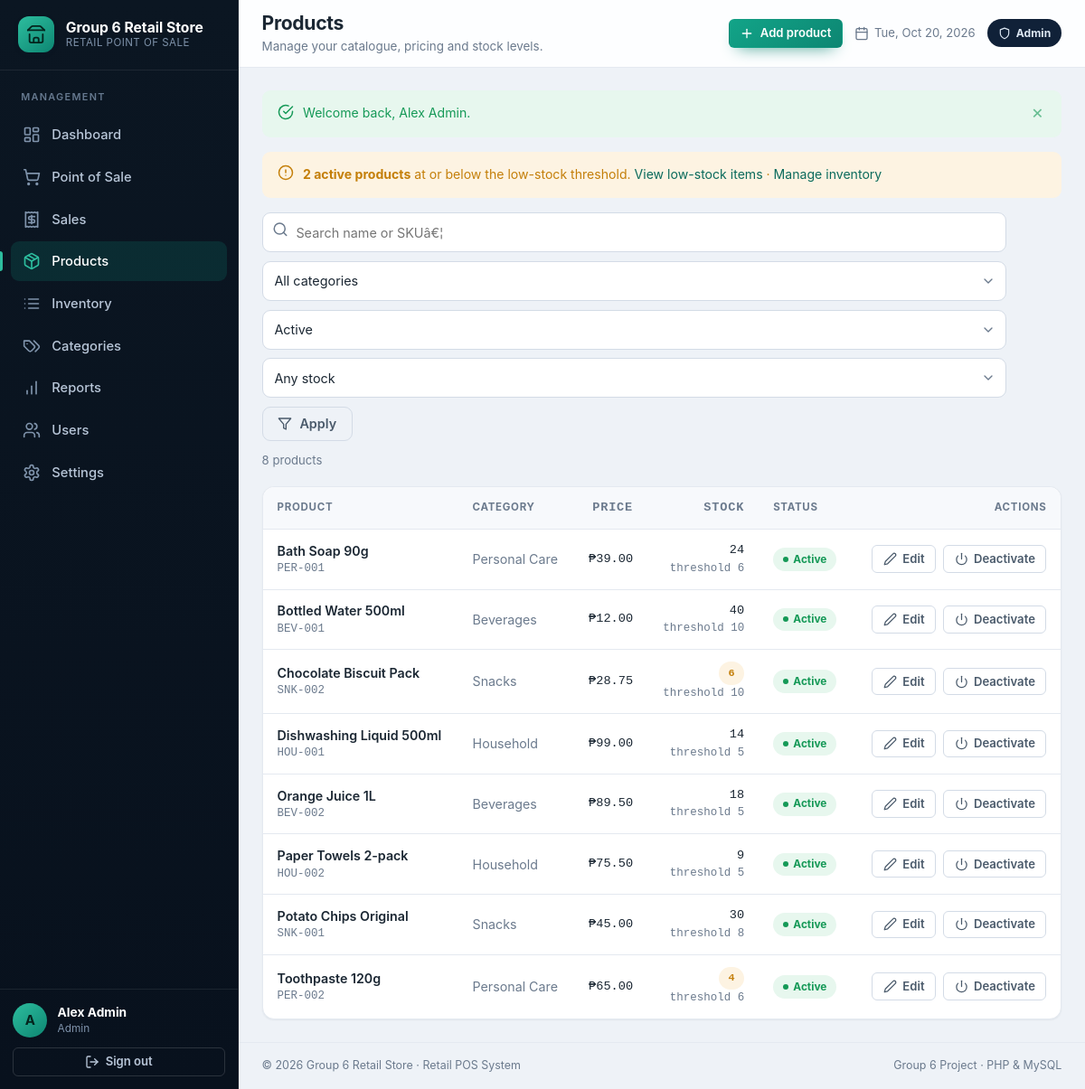
/admin/products.php (signed in), run on the app's committed database.
### tables this page shows
CREATE TABLE `users` (
  `id`            BIGINT UNSIGNED NOT NULL AUTO_INCREMENT,
  `name`          VARCHAR(100)    NOT NULL,
  `username`      VARCHAR(50)     NOT NULL,
  `email`         VARCHAR(150)    DEFAULT NULL,
  `password_hash` VARCHAR(255)    NOT NULL COMMENT 'password_hash() / bcrypt output',
  `role`          ENUM('admin','cashier') NOT NULL DEFAULT 'cashier',
  `status`        TINYINT(1)      NOT NULL DEFAULT 1 COMMENT '1 = active, 0 = inactive',
  `last_login_at` DATETIME        DEFAULT NULL,
  `created_at`    TIMESTAMP       NOT NULL DEFAULT CURRENT_TIMESTAMP,
  `updated_at`    TIMESTAMP       NOT NULL DEFAULT CURRENT_TIMESTAMP ON UPDATE CURRENT_TIMESTAMP,
  PRIMARY KEY (`id`),
  UNIQUE KEY `uq_users_username` (`username`),
  UNIQUE KEY `uq_users_email` (`email`),
  KEY `idx_users_role_status` (`role`, `status`)
);

CREATE TABLE `products` (
  `id`                  BIGINT UNSIGNED NOT NULL AUTO_INCREMENT,
  `category_id`         INT UNSIGNED    DEFAULT NULL,
  `sku`                 VARCHAR(50)     NOT NULL,
  `name`                VARCHAR(150)    NOT NULL,
  `description`         VARCHAR(500)    DEFAULT NULL,
  `price`               DECIMAL(10,2)   NOT NULL,
  `stock_quantity`      INT UNSIGNED    NOT NULL DEFAULT 0,
  `low_stock_threshold` INT UNSIGNED    NOT NULL DEFAULT 5,
  `status`              TINYINT(1)      NOT NULL DEFAULT 1 COMMENT '1 = active, 0 = inactive',
  `created_at`          TIMESTAMP       NOT NULL DEFAULT CURRENT_TIMESTAMP,
  `updated_at`          TIMESTAMP       NOT NULL DEFAULT CURRENT_TIMESTAMP ON UPDATE CURRENT_TIMESTAMP,
  PRIMARY KEY (`id`),
  UNIQUE KEY `uq_products_sku` (`sku`),
  KEY `idx_products_name` (`name`),
  KEY `idx_products_category` (`category_id`),
  KEY `idx_products_status_stock` (`status`, `stock_quantity`),
  CONSTRAINT `fk_products_category` FOREIGN KEY (`category_id`)
    REFERENCES `categories` (`id`) ON DELETE SET NULL ON UPDATE CASCADE,
  CONSTRAINT `chk_products_price` CHECK (`price` >= 0),
  CONSTRAINT `chk_products_stock` CHECK (`stock_quantity` >= 0),
  CONSTRAINT `chk_products_threshold` CHECK (`low_stock_threshold` >= 0)
);

CREATE TABLE `categories` (
  `id`          INT UNSIGNED  NOT NULL AUTO_INCREMENT,
  `name`        VARCHAR(100)  NOT NULL,
  `description` VARCHAR(255)  DEFAULT NULL,
  `status`      TINYINT(1)    NOT NULL DEFAULT 1 COMMENT '1 = active, 0 = inactive',
  `created_at`  TIMESTAMP     NOT NULL DEFAULT CURRENT_TIMESTAMP,
  `updated_at`  TIMESTAMP     NOT NULL DEFAULT CURRENT_TIMESTAMP ON UPDATE CURRENT_TIMESTAMP,
  PRIMARY KEY (`id`),
  UNIQUE KEY `uq_categories_name` (`name`)
);

### admin/products.php (the view, shortened to what the rows shown need)
<?php
$user = require_admin();
$pdo  = db();
$search     = get('q', '');
$categoryId = (int) get('category', 0);
$status     = get('status', 'active');
$stock      = get('stock', '');
$where  = [];
$params = [];
if ($status === 'active') {
    $where[] = 'p.status = 1';
} elseif ($status === 'inactive') {
    $where[] = 'p.status = 0';
}
$whereSql = $where ? 'WHERE ' . implode(' AND ', $where) : '';
$count = $pdo->prepare("SELECT COUNT(*) FROM products p $whereSql");
$count->execute($params);
$pg = paginate((int) $count->fetchColumn(), 15);
$sql = "SELECT p.*, c.name AS category_name
        FROM products p
        LEFT JOIN categories c ON c.id = p.category_id
        $whereSql
        ORDER BY p.status DESC, p.name
        LIMIT {$pg['per_page']} OFFSET {$pg['offset']}";
$stmt = $pdo->prepare($sql);
$stmt->execute($params);
$products = $stmt->fetchAll();
$returnQuery = http_build_query(array_filter([
    'q' => $search, 'category' => $categoryId ?: '', 'status' => $status, 'stock' => $stock, 'page' => $pg['page'],
]));
$_page_title    = 'Products';
$_page_actions  = '<a class="btn btn--primary btn--sm" href="' . e(url('admin/product_form.php')) . '">' . icon('plus', 'icon', 16) . ' Add product</a>';
require __DIR__ . '/../includes/header.php';
?>
<div class="card">
    <?php if (!$products): ?>
        <div class="state">
            <div class="state__icon"><?= icon('package', 'icon', 32) ?></div>
            <p class="state__title">No products found</p>
            <p class="state__text">Adjust your filters or add a new product to the catalogue.</p>
            <a class="btn btn--primary" href="<?= e(url('admin/product_form.php')) ?>"><?= icon('plus', 'icon', 18) ?> Add product</a>
        </div>
    <?php else: ?>
        <div class="table-wrap">
            <table class="table">
                <thead>
                    <tr>
                        <th>Product</th>
                        <th>Category</th>
                        <th class="num">Price</th>
                        <th class="num">Stock</th>
                        <th>Status</th>
                        <th class="actions">Actions</th>
                    </tr>
                </thead>
                <tbody>
                    <?php foreach ($products as $p):
                        $low = (int) $p['stock_quantity'] <= (int) $p['low_stock_threshold'];
                        $out = (int) $p['stock_quantity'] === 0;
                    ?>
                        <tr>
                            <td>
                                <div class="cell-title"><?= e($p['name']) ?></div>
                                <div class="cell-sub mono"><?= e($p['sku']) ?></div>
                            </td>
                            <td class="text-muted"><?= e($p['category_name'] ?? 'â€”') ?></td>
                            <td class="num"><?= e(money((float) $p['price'])) ?></td>
                            <td class="num">
                                <?php if ($out): ?>
                                    <span class="badge badge--danger">0</span>
                                <?php elseif ($low): ?>
                                    <span class="badge badge--warning"><?= (int) $p['stock_quantity'] ?></span>
                                <?php else: ?>
                                    <?= (int) $p['stock_quantity'] ?>
                                <?php endif; ?>
                                <div class="cell-sub">threshold <?= (int) $p['low_stock_threshold'] ?></div>
                            </td>
                            <td>
                                <?php if ((int) $p['status'] === 1): ?>
                                    <span class="badge badge--success"><span class="dot"></span>Active</span>
                                <?php else: ?>
                                    <span class="badge badge--muted">Inactive</span>
                                <?php endif; ?>
                            </td>
                            <td class="actions">
                                <a class="btn btn--ghost btn--sm" href="<?= e(url('admin/product_form.php?id=' . (int) $p['id'])) ?>"><?= icon('edit', 'icon', 15) ?> Edit</a>
                                <form method="post" action="<?= e(url('admin/products.php?return=' . rawurlencode($returnQuery))) ?>" class="inline-form" data-confirm="<?= (int) $p['status'] === 1 ? 'Deactivate' : 'Activate' ?> â€œ<?= e($p['name']) ?>â€?">
                                    <button class="btn btn--ghost btn--sm" type="submit"><?= icon('power', 'icon', 15) ?> <?= (int) $p['status'] === 1 ? 'Deactivate' : 'Activate' ?></button>
                                </form>
                            </td>
                        </tr>
                    <?php endforeach; ?>
                </tbody>
            </table>
        </div>
    <?php endif; ?>
</div>
<?php require __DIR__ . '/../includes/footer.php'; ?>

### includes/icons.php (shortened to what the rows shown need)
<?php
function icon(string $name, string $class = 'icon', int $size = 20): string
{
    $body = $paths[$name] ?? $paths['info'];
    return sprintf(
        '<svg class="%s" width="%d" height="%d" viewBox="0 0 24 24" fill="none" stroke="currentColor" stroke-width="2" stroke-linecap="round" stroke-linejoin="round" aria-hidden="true">%s</svg>',
        e($class),
        $size,
        $size,
        $body
    );
}

### includes/header.php (shortened to what the rows shown need)
<?php
$__user     = current_user();
$__title    = $_page_title ?? 'Dashboard';
$__actions  = $_page_actions ?? '';
$__body     = $_body_class ?? '';
?>
<!DOCTYPE html>
<html lang="en">
<head>
    <link rel="stylesheet" href="<?= e(asset('css/style.css')) ?>">
</head>
<body class="<?= e($__body) ?>">
<div class="app-shell" id="appShell">
    <?php require __DIR__ . '/sidebar.php'; ?>
    <div class="app-main">
        <header class="topbar">
            <div class="topbar__heading">
                <h1 class="topbar__title"><?= e($__title) ?></h1>
            </div>
            <div class="topbar__actions">
                <?= $__actions ?>
                <span class="topbar__date"><?= icon('calendar', 'icon', 16) ?> <span><?= e(date('D, M j, Y')) ?></span></span>
                <span class="role-badge role-badge--<?= e($__user['role'] ?? 'cashier') ?>">
                    <?= icon($__user && $__user['role'] === 'admin' ? 'shield' : 'user', 'icon', 14) ?>
                    <?= e(ucfirst($__user['role'] ?? '')) ?>
                </span>
            </div>
        </header>
        <main class="content" id="main-content">

### includes/sidebar.php (shortened to what the rows shown need)
<aside class="sidebar" id="sidebar">
    <div class="sidebar__footer">
        <div class="sidebar__user">
            <span class="avatar"><?= e(strtoupper(substr($__user['name'] ?? 'U', 0, 1))) ?></span>
            <span class="sidebar__user-info">
                <strong><?= e($__user['name'] ?? '') ?></strong>
                <small><?= e(ucfirst($__user['role'] ?? '')) ?></small>
            </span>
        </div>
    </div>
</aside>

### data on the page
users: name "A", name "Alex Admin", role "Admin"
products: name "Bath Soap 90g", sku "PER-001", category.name "Personal Care", price "₱39.00", stock_quantity "24", low_stock_threshold "6", status 1 (drawn), $size 15 (drawn)
products: name "Bottled Water 500ml", sku "BEV-001", category.name "Beverages", price "₱12.00", stock_quantity "40", low_stock_threshold "10", status 1 (drawn), $size 15 (drawn)
products: name "Chocolate Biscuit Pack", sku "SNK-002", category.name "Snacks", price "₱28.75", stock_quantity "6", low_stock_threshold "10", status 1 (drawn), $size 15 (drawn)
products: name "Dishwashing Liquid 500ml", sku "HOU-001", category.name "Household", price "₱99.00", stock_quantity "14", low_stock_threshold "5", status 1 (drawn), $size 15 (drawn)
products: name "Orange Juice 1L", sku "BEV-002", category.name "Beverages", price "₱89.50", stock_quantity "18", low_stock_threshold "5", status 1 (drawn), $size 15 (drawn)
products: name "Paper Towels 2-pack", sku "HOU-002", category.name "Household", price "₱75.50", stock_quantity "9", low_stock_threshold "5", status 1 (drawn), $size 15 (drawn)
products: name "Potato Chips Original", sku "SNK-001", category.name "Snacks", price "₱45.00", stock_quantity "30", low_stock_threshold "8", status 1 (drawn), $size 15 (drawn)
products: name "Toothpaste 120g", sku "PER-002", category.name "Personal Care", price "₱65.00", stock_quantity "4", low_stock_threshold "6", status 1 (drawn), $size 15 (drawn)

### other printed values
$__store "Group 6 Retail Store"
$item['label'] "Dashboard"
$item['label'] "Point of Sale"
$item['label'] "Sales"
$item['label'] "Products"
$item['label'] "Inventory"
$item['label'] "Categories"
$item['label'] "Reports"
$item['label'] "Users"
$item['label'] "Settings"
$__title "Products"
$__subtitle "Manage your catalogue, pricing and stock levels."
$f['message'] "Welcome back, Alex Admin."
$lowStockCount "2"
$pg['total'] "8"
